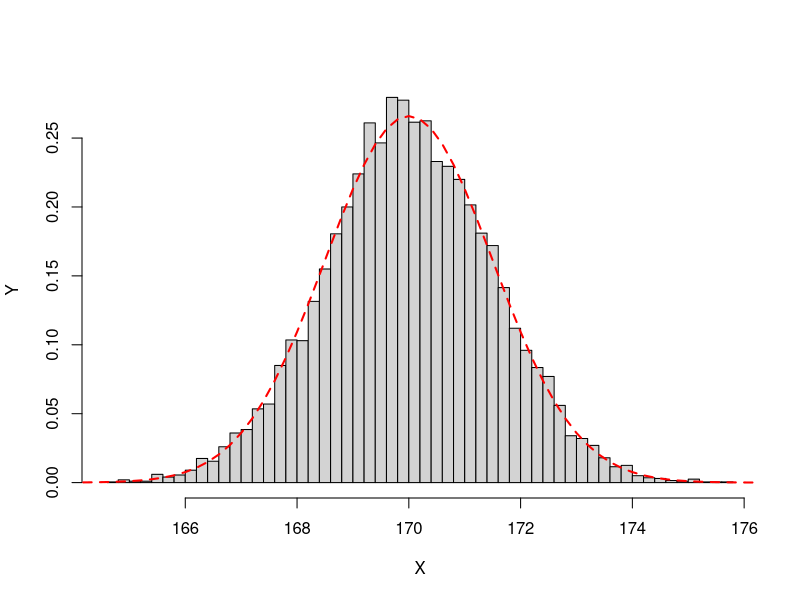

Write R code to recreate this figure.
### 통계학 추정
# 통계학을 배우는 이유? 
# 통계학에서 실제 전체 집단에 대한 특성을 알고 싶을 때, 그게 현실적으로 가능할까?
# 답은 어렵다. 실제로 전체 집단에 대한 자룔를 구한다는 것은 쉽지 않은 일이란 점이다...
# 집단 전체가 아닌 일부 표본집을 집단을 통해서 전체에 대해서 추론을 하는 것이다.
### 예시) 선거철 여론조사
### 이런 이유로 우리는 올바른 통계적 추론 방법을 사용하는 것이 매우 중요합니다.

### 통계적 추정의 종류
# 통계학에서 모집단(population)과 표본(sample)을 구분한다.
#
# - 모집단은 우리가 여러번 언급한 관심을 가진 전체 집단
# - 표본은 모집단의 일부를 의미합니다. 여기서 표본이란(random sample)을 말함.
#  임의표본은 모집단의 모든 구성원에게 표본에 포함될 기회를 똑같이 주고 출출한 표본,
#  그리고, 특정 단위가 선택될 확률은 다른 단위가 선택될 확률과 독립적이다.
#  "독립적이면서도 동일하게 분포된(independent and identically distributed - iid)"
#  라고 표현합니다.

# 모집단에서 표본을 업드면, 그것을 바탕으로 모집단에 대해서 추정하는데,
# 통계적 추론으로 1)정추정(point estimation)과 2)구간 추정(interval estimation)이 있다.

## 정추정
# 정추정은 관심을 갖고 있는 숫자, 이를테면 모집단의 평균, 비율 등과 같이 하나의 숫자로
# "찍는" 것을 말합니다.
#   모집단의 평균과 비울을 모평균, 모비율로 말하는 방식으로 모집단으 수치를 표시한다.
# 같은 방식으로 표본집단의 평균도 모본평균, 표본비율이라고 부릅니다. 
# 모집단의 특정 값을 알기 위해서는 표본에서 같은 특정 값을 사용하여 추정하는 것이 맞다.
# 그래서 표본집단의 특정값 예로 평균을 정추정하여 모집단의 평균을 구하는 것이다.
### 예시, "한국의 20대 여성"이라는 모집단의 키 평균을 추정한다면, 100의 표본을 추출하여
### 키의 표준평균을 계산한 다음, 그것을 모평균의 추정치로 사용하는 방식.
### 같은 방식으로 모비율에 대한 추정, 표준편차에 대한 추정도 가능하다.

### 표집오차(sample error)
# 모집단에서 임의표본을 추출한다는 것은 각기의 단위에 뽑힐 기회가 무작위적으로 주어진다는
# 것을 뜻한다. 이는 추출할 때마다 표본이 달라지고 표본의 평균이나 표본비율도 달라질수 있다.
# 이런 현상을 통계학에서는 "표집오차(sample error)"라고 합니다.
# 이 표집오차로 인해서 표본의 평균, 비율을 일치하지 않을 경우가 대부분인 것을 알 수 있다.
# 하지만, 일치하지 않는 정도는 어떤 범위 내로 정해져 있을 것이다. 
# 이 정도를 표준오차(standard error)라고 부릅니다.
# 이 표준오차가 작은 추정방식일수록 좋은 추정 방식이 된다.

## 구간추정
# 위에서 말한 표준오차를 알고 있다면, 구간추정을 할 수 있습니다.
# 정추정의 하나의 숫자를 찍는 것과 달리 구간추정은 모수치가 대략 어디에서 어디 사이에
# 있을 것이라고 예상하게 해줍니다.
# 예로 선거에서 특정 후보의 지지율을 단순히 40%라고 하지않고, 38.5 ~ 43.5% 에 있다고
# 하는 경우를 구간추정이라고 볼 수 있다. 정추정과 다른 점은 하나의 숫자를 전달하는게 아닌
# 불확실성의 정도를 함께 전달하고 있어서 더 바람직한 경우가 많다는 점이다.
# 여기서 "신뢰구간" 또는 "신뢰도"라는 말했다면, 보통 구간 추정을 했다는 의미입니다.

## 모평균의 추정
# 표본평균은 모평균에 대해서 즐겨 사용한 점추정치로 여러가지 좋은 성질을 가지고 있다.
# 1)불편성(unbiasedness)
#  모집단에서 추출을 계속하면서 표본평균을 계산한다면, 그 기댓값은 모 평균에 일치합니다.
# 예로 앞에서 예기한 "20대 한국 여성"이라는 모집단의 키의 평균을 구하는 것을 생각해보자
# 이미 키의 평균은 정해져 있을 것이지만, 우리는 정확히 알지 못한다면,
# 모집단에서 임의의 100명씩 표본을 추출하여 평균을 계산하는 것을 반복합니다.
# 그리고, 표본을 100은 평균을 계산한 다음에 다시 모집단으로 돌려보냅니다.
# 즉, 복원추출을 한다는 의미입니다. 이렇게 1000번 반복한 다음에 이 1000개의 표본평균을 얻을 수 있습니다.
# 그리고, 이 값들의 평균을 구하면, 이것이 바로 평균의 평균입니다.
#  불편성은 이렇게 평균을 한 없이 모으면 그 값들의 평균은 모평균과 일치한다는 것을 말함.
# 불편성은 표본평균을 모평균에 대한 추정치로 사용할 때에 모평균에 비해 작거나 큰 값으로
# 치우치는 경향이 없다는 것을 보장한다는 것입니다. 이 추정치를 불편추정치 라고 합니다.
# 반면, 음이나 양의 방향으로 치우치는 경향이 있는 추정치를 "편의 추정치"라고 합니다.

# 2)최소분산(minimum variance)
# 표본평균 말고도 모평균에 대해 불편추정치를 만들 수 있는데, 자료를 많이 모았다고 하더라도
# 그 중 첫번째 값만 때에 모평균에 대한 추정치로 사용할 수 있습니다. 그러면 그 기대값이나
# 평균은 모평균과 같을 수 있습니다. 하지만, 이런 방식은 표본평균에 비해 변동성이 훨씬 크다
# 수학적인 증명이 있으나 여기서는 단순히 자료으 수가 적으면 정보의 양도 적다는 것을 의미함.
# 위에 이야기한 표본평균은 모평균에 대한 불편추정치 중 변동성이 가장 작습니다.
# 모평균과 가장 가깝다는 의미고, 이것이 "최소 분산"의 의미가 됩니다.
# 여기서 분산은 변동성을 측정하는 단위의 하나라고 이해하면 된다.

### R을 이용한 표본평균 시뮬레이션하기
# 불편성은 직접 시뮬레이션을 하지 않으면 이해하기가 쉽지 않는 개념입니다.
# 모집단이 특정 사료가 아니라 확률분포라고 가정합니다.
# 확률분포는 자료가 무한히 많은 모집단처럼 간주하기도 합니다.
# 평균이 170이고,, 표준편차가 15인 확률분포, N(170,15^2)을 모집단으로 생각합니다.
# 이것은 어떤 가상 집단의 키의 분포라고 생각할 수 있다.
# 이 모집에서 표본평균을 추출작업을 반복하여 값을 구합니다.

# 난수 생성기 시드 고정
set.seed(1234)      # 참고 : 시드 값은 아무거나 넣어도 상관없음. 대신 같은 값이면 고정된 결과

# 표본평균 개수
n_sim <- 10000

# 각 표본의 크기
sample_size <- 100

# 백터 생성
means <- c()

for (i in 1:n_sim) {
    data <- rnorm(sample_size, 170, 15)
    means <- c(means,mean(data))
}

hist(means,xlab = "X", ylab = "Y", main="",prob=T,breaks=50)

curve(dnorm(x,170,15 / sqrt(sample_size)), 160,180,add=T, lty=2 , lwd=2 ,col="red")

# 출력된 그래프를 확인하면, 완벽하지는 않지만, 표본평균의 분포는 대충 종형곡선에 가까운
# 것을 확인할 수 있습니다.
# 이것은 앞에서 말한 표본평균의 분포는 정규분포를 따른다는 "중심극한 정리"의 결과입니다.
# 시뮬레이션 횟수를 더 늘리면 곡선이 실제 자료에 점점더 잘 들어 맞게 됩니다.
# 통계학에서는 "fit이 좋아진다"고 합니다.
# 이 분포의 표준편차는 모집단의 표준편차인 15를 표본의 크기인 100의 제곱근, 즉 10으로
# 나눈 것과 같습니다.(표준오차) 일반적으로 표본평균의 표준편차는 모집단의 표준편차에 비해
# "표본의 크기의 제곱근"의 역배수만큼 작습니다. 즉, 여기서는 표본평균의 표준편차는 1.5가 됩니다.
# 실질적으로 모표준편차를 모르기 때문에 다른 방식으로 추정한 뒤에 그것을 대신 사용합니다.

# 이 시뮬레이션을 하기 전에 표본평균은 모평균의 대한 불편추정치라고 했습니다.
# 이게 사실이면 표본평균의 평균은 모평균에 매우 가까워야 한다.

# 위 시뮬레이션에서 표본평균의 편균을 구하면
mean(means)
# [1] 170.0066 
# 으로 표본평균의 평균은 모평균과 거의 일치하는 것을 확인할 수 있다.

# 또한, 정규분포는 매우 유용한 성질을 가지고 있다고 했습니다.
# 평균에서 +-(2 x 표준편차) 영역 안에 95% 가량의 자료가 포함된다는 것입니다.
# 여기서 표본평균의 경우에도 (2 x 표준오차) 라고 할 수 있습니다.

se = 15/sqrt(sample_size) # standard error
means_within_2se <- (means > 170 - 2*se) & (means < 170 + 2*se)
sum(means_within_2se)
# [1] 9514

# standard error는 표준편차를 각 표본의 크기에 대한 루트값으로 나눈 것입니다.
# 위에서 계산한 값이 1.5가 나옵니다.

# 두번째, 표본평균이 위에 170 +-(2 x 표준오차) 안에 포함되는지 여부를 각각 알아본 뒤에
# means_within_2se에 저장하고 있습니다. 이때에 결과가 TRUE 또는 FALSE가 저장됩니다.
# 각각의 TURE는 1로, FALSE는 0으로 취급되고, 이들의 합을 구하면 전체 시행 횟수에 따라
# 얼마나 TRUE가 나왔는지를 알 수 있게 됩니다. 그리고 그 값은 95.14%로 95%라는 값과
# 대략 일치하는 것을 알 수 있다.

### 모평균에 대한 구간추정
# 표본평균이 정규분포를 따른가는 것은 수학적 증명이 시뮬레이션으로 확인했습니다.
# 이것을 통계학적으로 표현하면, 자료가 평균이 m, 표준편차가 s인 어떤 분포를 따른다고 한다면,
# 이 분포의 크기인 n이 표본을 추출하여 표본평균을 구하는 일을 반복할 때,
# n이 커짐에 따라 표본평균은 근사적으로 다음과 같은 정규분포를 따른 것으로 알려져 있습니다.

# N(m, s*2/n)
# 표본평균으 ㅣ분산, s^2/n은 자료의 크기에 반비례하여 작아집니다.
# 이 사실을 활용하여 다음이 성립할 수 있다.

# 원래는 X 위에 바를 그어서 표현하나, 지금은 그냥 대문자 x로 표현 - 표본평균

# P(m - 2 x s/sqrt(n)) < X < m + 2 x s/sqrt(n) -> 0.95
# 이것은 표본평균이 모평균으로부터 +-(2 x 표준오차)안에 있을 확률은 95%이다 를
# 수학적으로 표현한 것입니다.

# 첫번째 부등식 m - 2/sqrt(n) < X ,m 이하의 부분을 넘기면
# m < X + 2 x s/sqrt(n)

# 두번째 부등식, X < m + 2/sqrt(n) 도 첫번째와 같은 방식으로 처리하면,
# m > X - 2 x s/sqrt(n)

# 첫번째, 두번째 부등식의 결과를 합치면,
# X - 2 x s/sqrt(n) < m  < X + 2 x s/sqrt(n)

# P(X - 2 x s/sqrt(n) < m  < X + 2 x s/sqrt(n)) ~= 0.95

# 여기서 "무작위"인 것 즉 표본을 추출할 때 마다 달라지는 것은 모평균이 아닌 표본평균
# 임을 주목합니다. 즉, 위에 평균 m이고, 표준편차가 s인 모집단의 표본평균을 계속 모으면
# 그 중 95%에서 m은 평균에서 (2x표준오차)안에 들어온다는 것을 의미하게 됩니다.

# 신뢰구간은 이와같이 표본평균 +-(2x표준오차)는 모평균에 대한 95% 신뢰구간이라고 합니다.
# 이것은 달리 말하면, 모집단에서 계속 표집하면서 95% 신뢰구간을 만들면, 그 중에
# 95%가 모평균을 포함한다는 것을 의미하게 된다.


# R로 95% 신뢰구간의 성질 확인하기

# 난수 생성기 시드 고정
set.seed(1234)

# 표본평균 개수
n_sim <- 10000

# 각 표본의 크기
sample_size <- 10000
m <- 170
s <- 5
se = s/sqrt(sample_size)
X_bar_in_CI <- c()

# 정규분포에서 표집 후 평균을 저장
for (i in 1:n_sim){
    data <- rnorm(sample_size,m,s)
    X_bar <- mean(data)
    if((X_bar - 2 * se < m ) & (X_bar + 2 * se > m )){
        X_bar_in_CI <- c(X_bar_in_CI, TRUE)
    }else{
        X_bar_in_CI <- c(X_bar_in_CI, FALSE)
    }
}

# 신뢰구간 안에 모평균이 포함된 비율
mean(X_bar_in_CI)

## 계산 값을 확인하면 95%에 가까운 숫자가 나옵니다.
## 작성한 신뢰구간, (X_bar - 2 * se, X_bar + 2 * se)가
## 실제로 95%의 경우에 모평균을 포함한다는 것을 확인해주는 결과입니다.

### 신뢰구간의 사용에 대한 팁
# - 지금까지 이야기한 모평균에 대한 95% 신뢰구간은 표본평균에 대해 대칭
#    따라서 양 끝 값을 더한 뒤 2 로 나누면 표본평균이 얼마인지 알 수 있다.
#
# - 신뢰도(앞서 이야기 95% 신뢰구간)가 높아질 수록 구간의 길이는 길어집니다.
#  높은 확률로 모평균을 잡아내려면 신뢰구간을 넓게 잡아야 그 안에 떨어질 확률이
#  높아질 것입니다. 하지만, 신뢰구간의 길이기 길수록 신뢰구간 자체의 유효성은 떨어진다.
#  즉, 신뢰가 높다고해서 꼭 좋은 것은 아니다.
#
# - 신뢰도를 추정할 때 표본크기가 커질수록 신뢰구간의 길이는 짧아집니다.
#  수학적으로 신뢰구간의 길이는 표준오차에 비례하게 된다. 모평균에 대한 95% 신뢰구간의 경우
#  대략 (4 x 표준오차) 정도 됩니다. 그런데 표준오차 자체가 모표준편차를 sqrt(n)으로 나눈 것이고,
#  n이 커질수록 표본오차가 작아지기 때문에 결국 신뢰구간의 길이도 짧아지게 된다.
#  객관적으로 표본크기를 늘릴 수록 신뢰구간의 길이는 짧아지게 되고,
#  이는 더 정밀한 구간 추정을 할 수 있다는 의미가 됩니다.
#   하지만, 표본크기를 늘리는 것은 돈과 그 밖에 지원문제가 생기기 때문에 적당한 선에서
#  타협할 수 밖에 없다.

#### 부트스트렙
# 현대 통계학자들이 진보된 계산 기술을 받아들여 기존 수학 공식을 이용한 방식이 잘 통하지 
# 않는 경우에 폭 넓게 적용할 수 있는 보다 강력한 추론 기법을 의미함.
#  부트스트랩을 활용하면 앞에서 살펴봤던 신뢰구간 공식이든 뭐든 전혀 사용하지 않고,
# 컴퓨터 시뮬레이션만으로도 평균을 추정하고, 신뢰구간을 만들 수 있습니다.

## 부트스트랩 원리
# 앞서서 관심을 가진 모집단, "20대 한국 남성"이란 모집단에 전수 자료에 접근할 수 없기 떄문에
# 표본을 추출하고, 그것을 가지고 통계적 추정을 한다고 이야기 했습니다.
# 모집단의 대한 특정 가정하에서 표본을 계속 추출한다고 했을 때 실제로 관측한 표본이
# 그중에 어느 위치에 있는지를 생각했습니다.
# * 이런 발상을 전환하여 우리가 갖고 있는 표본 자체가 일종의 모집단인 것처럼 여길수는 없을까?
# 이 가정을 받아들이면 그 가상의 모집단에서 계속 표본을 추출하여 평균을 계산하고
# 그것들을 모아 분포를 만들 수 있을 것입니다.
# 이것은 우리 컴퓨터로 지금까지 했던 방식으로 쉽게 할 수 있는 작업입니다.
# 이것이 바로 부트스트랩 방식입니다.

## 부트스트랩 장점
# 추정에 필요한 수학공식을 모르거나 애초에 존재하지 않아도 관심이 있는 대상, 즉 평균이나
# 중앙값등에 대한 분포를 만들고 신뢰구간도 만들 수 있습니다.
# 앞서 시뮬레이션 방식을 이용하며 만들게 됩니다.
#  표본평균의 경우 표본평균이 중심극한정리에 의해 근사적으로 정규분포에 따른다는 점을
# 이용하여 95% 신뢰구간을 만들때, 표본평균 +-(2 x 표준오차) 공식을 사용했다.
# 이것은 중심극한 정리가 적용되지 않는 대상, 또는 구간 추정공식을 모르는 대상에 대해서는
# 적용할 수 없습니다. 부트스트랩을 사용하면 신뢰구간을 간편하게 얻을 수 있다.

### R에 내장된 데이터세트를 이용하여 부트스트랩 방식을 실습하겠습니다.
### 자료는 붓꽃(iris)
iris
class(iris)
head(iris)

## 부스트스탭으로 모평균 추정하기(자료 : iris)
# iris는 데이터세트로 총 5가지 변수를 가지고 있습니다.
# 150개의 데이터가 각각 꽃잎(petal), 꽃받침(sepal), 각 길이(length)와 너비(width)
# 종 (species)으로 기록된 자료입니다.

# 여기서 종이 setosa종의 꽃잎 길이의 모평균에 대해서 정추정과 구간추정을 해봅니다.
# 꽃잎 길이 변수는 데이터 세트 안에 Petal.Length라는 이름으로 저장되어 있습니다.
# 추정 공식을 사용하면 모평균에 대한 정추정치는 포뵨 평균과 같고, 구간 추정치는 이것에
# (2 x 표준오차)를 더하거나 뺀 것으로 만들 수 있습니다.
# 여기 예제는 sqrt(50)으로 나눈 것과 같습니다.
#  여기서는 한가지 주의할 점이 있습니다. 앞에서 보았던 예제들은 모집단의 표준편차를
# 정확히 안다고 가정했습니다. 지금 setosa종의 모표준편차를 안다고 가정할 수 없다.
# 그러므로 여기서는 표본에서 추정한 표준편차를 사용합니다.
# 정규분포 추정공식을 바로 이용할 수 없다.
# 이렇게 되면 정규분포를 근사하는 분포인 t분포를 사용해야 합니다.
# 하지만 t분포는 펴본크기가 충분히 크면 정규분포에 가까워지고 이를 적용 가능하지만,
# 지금 현재는 관심사가 아닙니다. 정규분포 추정공식을 사용할 것입니다.

# 먼저, setosa종의 자료만 따로 추출하기...
# 이 때에 실행함수는 subset()을 사용합니다. subset() 부분집합을 만들어 저장하는 의미

y <- subset(iris, Species == 'setosa')$Petal.Length

# 이 값들의 평균을 쉽게 구할 수 있습니다. (모평균의 대한 점추정치)
mean(y)
# [1] 1.462

# 다음으로 95% 신뢰구간을 만들어 봅니다. 그럴려면 표준편차를 구해야 한다.
# R은 표준편차(Standard deviation)을 구하는 함수를 가지고 있습니다. 앞글자 따서 sd()
sd(y)
# [1] 0.173664

# 이제 이 값을 당분간 모표준편차 처럼 사용합니다. 그리고, 표준오차를 구하고 신뢰구간을
# 만들려면 다음과 같이 처리합니다.

n <- length(y)
ci_lower <- mean(y) - 2 * sd(y)/sqrt(n)
ci_upper <- mean(y) + 2 * sd(y)/sqrt(n)
print(c(ci_lower, ci_upper))
# [1] 1.41288 1.51112

### 이제 모평균에 대한 구간 추정 공식을 모든다고 치고, 부트스트랩 방식으로 추정(**)
## 앞에서 부트스트랩은 가장의 모집단인 표본에서 반복 추출하는 방식이기 때문에
## 이를 위한 시뮬레이션 코드를 작성해야 합니다.
n_sim <- 10000
means <- c()
for (i in 1:n_sim){
    bs_sample <- sample(y,length(y),replace = T)
    sample_mean <- mean(bs_sample)
    means <- c(means,sample_mean)
}

head(means,12L)

# 여기서 중요한 것은 sample입니다.
# 첫번째 입력값인 y로부터 무작위로 표본추출을 하는데, 그 표본의 크기가 두번째 입력값과
# 같습니다. 여기서 부트스트랩에서 중요한 것은 원자료에서 표본을 추출할 때 정확히 같은
# 크기 만큼 추출해야 한다는 점(***), 세번째로 replace = TRUE로 복원 추출을 해야한다는 것(필수)

# 이렇게 구해진 means를 이용하여 신뢰구간을 만들 수 있다.
# 95% 신뢰구간은 값들을 정렬했을 때 가운데의 95%에 해당하는 값들의 범위를 의미함.
# 이것은 상위, 하위 2.5%에 해당하는 값들을 찾으면, 그것들로 신뢰구간의 상한, 하한을
# 구할 수 있게 됩니다.
# 이때 사용하는 함수가 quantile()입니다.
# 이 함수는 자료를 작은거 부터 큰거 순으로 나열할 때 주어진 비율에 해당하는 값이 무엇인지 알려줍니다.

quantile(means, .025)       # 하위 2.5%를 의미함
quantile(means, .975)       # 상위 2.5%를 의미함

# 결과적으로 95% 신뢰구간인 1.41, 1.51과 거의 일치합니다.
# 부트스트랩은 수학적 공식을 전혀 사용하지 않고, 오로지 컴퓨터와 시뮬레이션의 힘으로
# 추정했다는 것입니다.

## t분포( 모표준편차를 모를 때에 표준정규분포 대신에 사용하는 일종 근사 )
# t분포는 표준정규분포와 매우 비슷합니다. 종형 모양에 가깝고 0에 대해 대칭적이지만,
# 분포끝부분에 더 많은 자료가 흩어져 있다는 것이 특징입니다.
# 이는 꼬리의 두께는 자유도(degree of freedom)에 의해 결정되고 정규분포가 평균과 표준편차
# 두개의 값으로 결정되는 것과 달리 t분포는 자유도만으로 결정된다.
# 자유도는 낮을 수록 꼬리가 두꺼워지고, 높을 수록 얇아져 t분포는 결국 표준정규분포에 가까워지게 된다.
# t분포의 자유도는 표본크기에서 1을 뺀 것, 즉, (n - 1)과 같습니다.
# 이것을 사용하여 다시 95% 구간을 추정할 수 있습니다.
#  t분포의 상한과 하한을 구하기 위해서 qt()를 사용합니다.

y <- subset(iris, Species == 'setosa')$Petal.Length
n <- length(y)

c(mean(y) + qt(.025,df=n-1) * sd(y)/sqrt(n), mean(y) + qt(.975,df=n-1) * sd(y)/sqrt(n))

#       하한     상한
# [1] 1.412645 1.511355

## 부트스트랩으로 모표준편차 추정하기
# 추정 공식을 아직 모르는 대상에 대해서 구간 추정하는 것을 확인합니다. 모표준편차...

y <- subset(iris, Species == 'setosa')$Petal.Length

n_sim <- 10000
sds <- c()

for (i in 1:n_sim){
    bs_sample <- sample(y, length(y), replace = T)
    sample_sd <- sd(bs_sample)
    sds <- c(sds, sample_sd)
}

c(quantile(sds,.025), quantile(sds,.975))
(quantile(sds,.025) + quantile(sds,.975)) / 2

## 구간 추정공식을 이용한 결과를 확인. 모표준편차에 대한 구간 추정 공식을 생략
sqrt(var(y)*(n-1) / qchisq(.975,n-1))
sqrt(var(y)*(n-1) / qchisq(.025,n-1))

## 공식에 의한 값은 실제로 부트스트랩을 사용한 경우와 비교했을 떄에 큰 차이가 나지 않는다.
# 이는 각종 수학적 가정과 표본크기 등의 문제 때문에 복잡하니 생략하갰습니다.
# 중요한 것은 구간추정법을 모르는 대상도 점추정법만 알면 복원 추출을 통해서
# 구간 추정을 할 수 있다는 것이다. 이것이 바로 부트스트랩을 사용하는 이유가 된다.

